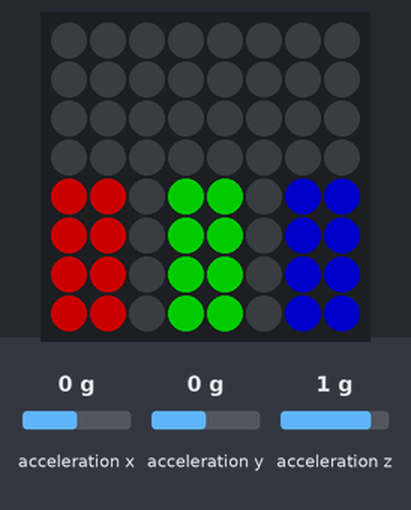
This program was run on a simulated Raspberry Pi (BCM pin numbers) with a Sense HAT. Shown: the Sense HAT's 8×8 RGB LED matrix. The test bench sets the inputs (shaded band); at power-on: acceleration x 0 g, acceleration y 0 g, acceleration z 1 g. Dim RGB values are drawn brighter than linear; system figures (address, load, memory, disk, uptime) are fixed made-up values.

Above: at 1.2 s.
1.3 s: acceleration x set to -1.4 g
At 1.7 s:
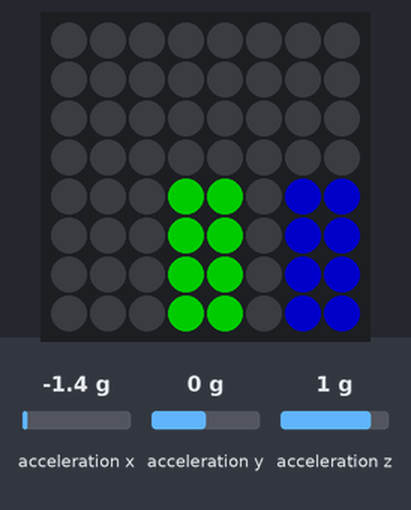
2.8 s: acceleration y set to -1.4 g
At 4.0 s:
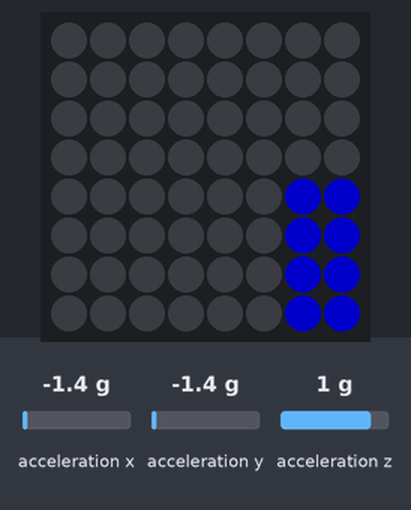
Timing chart, 0 to 5.8 s (numbered marks = the images above; inputs shaded):
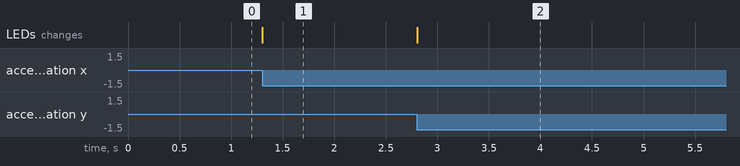

The program:

accel_hat.py
```python
#!/usr/bin/python3

import numpy as np
from time import sleep
from sense_hat import SenseHat
import psutil as ps
import time


def clamp(value, min_value, max_value):
    """
    Returns *value* clamped to the range *min_value* to *max_value* inclusive.
    """
    return min(max_value, max(min_value, value))

def scale(value, from_min, from_max, to_min=0, to_max=8):
    """
    Returns *value*, which is expected to be in the range *from_min* to
    *from_max* inclusive, scaled to the range *to_min* to *to_max* inclusive.
    If *value* is not within the expected range, the result is not guaranteed
    to be in the scaled range.
    """
    from_range = from_max - from_min
    to_range = to_max - to_min
    return (((value - from_min) / from_range) * to_range) + to_min

def render_bar(screen, origin, width, height, color):
    """
    Fills a rectangle within *screen* based at *origin* (an ``(x, y)`` tuple),
    *width* pixels wide and *height* pixels high. The rectangle will be filled
    in *color*.
    """
    # Calculate the coordinates of the boundaries
    x1, y1 = origin
    x2 = x1 + width
    y2 = y1 + height
    # Invert the Y-coords so we're drawing bottom up
    max_y, max_x = screen.shape[:2]
    y1, y2 = max_y - y2, max_y - y1
    # Draw the bar
    screen[y1:y2, x1:x2, :] = color

def display_readings(hat, x_range, y_range, z_range):
    """
    Display the temperature, pressure, and humidity readings of the HAT as red,
    green, and blue bars on the screen respectively.
    """

    # Calculate the environment values in screen coordinates

    x_r, y_r, z_r = hat.get_accelerometer_raw().values()
    x = scale(clamp(x_r, *x_range), *x_range)
    y = scale(clamp(y_r, *y_range), *y_range)
    z = scale(clamp(z_r, *z_range), *z_range)

    # Render the bars
    screen = np.zeros((8, 8, 3), dtype=np.uint8)
    render_bar(screen, (0, 0), 2, round(x), color=(110, 0, 0))
    render_bar(screen, (3, 0), 2, round(y), color=(0, 110, 0))
    render_bar(screen, (6, 0), 2, round(z), color=(0, 0, 110))
    hat.set_pixels([pixel for row in screen for pixel in row])
    return x,y,z


def zero_cal():
    return hat.get_accelerometer_raw().values()

def zero_range(zoom, x, y, z):
    xr = (x - zoom, x + zoom)
    yr = (y - zoom, y + zoom)
    zr = (z - zoom, z + zoom)
    return xr, yr, zr


def zoom(scale, x_range, y_range, z_range):
    nx_range = (x_range[0] - scale, x_range[1] + scale)
    ny_range = (y_range[0] - scale, y_range[1] + scale)
    nz_range = (z_range[0] - scale, z_range[1] + scale)
    return nx_range, ny_range, nz_range

def flash(hat, c, sec):
    screen = np.zeros((8, 8, 3), dtype=np.uint8)
    render_bar(screen, (0, 0), 8, 8, color=c)
    hat.set_pixels([pixel for row in screen for pixel in row])
    time.sleep(sec)
    hat.clear()

f = {}
hat = SenseHat()
recording = False
x_zero, y_zero, z_zero = zero_cal()
x_range, y_range, z_range = zero_range(1, x_zero, y_zero, z_zero)
x_range, y_range, z_range = zoom(-0.5, x_range, y_range, z_range)
while True:
    x, y, z = display_readings(hat, x_range, y_range, z_range)
    if recording:
        f.write("{},{},{},{}\n".format(time.time(), x,y,z))
    for event in hat.stick.get_events():
        if event.action == 'pressed' and event.direction == 'up':
            x_range, y_range, z_range = zoom(0.5*(z_range[1]-z_range[0])/2, x_range, y_range, z_range)
        if event.action == 'pressed' and event.direction == 'down':
            x_range, y_range, z_range = zoom(-0.5*(z_range[1]-z_range[0])/2, x_range, y_range, z_range)
        if event.action == 'pressed' and event.direction == 'right':
            if not recording:
                recording = True
                f = open("/home/pi/dat/accel.{}.dat".format(time.time()),"w+")
                f.write("{},{},{},{}\n".format("time", "x","y","z"))
                flash(hat, (155, 0, 0), 0.04)
                flash(hat, (155, 0, 0), 0.04)
                flash(hat, (155, 0, 0), 0.04)
        if event.action == 'pressed' and event.direction == 'left':
            if recording:
                recording = False
                f.close()
                flash(hat, (0, 155, 0), 0.10)
                flash(hat, (0, 155, 0), 0.10)
        if event.action == 'pressed' and event.direction == 'middle':
            old_zoom = (z_range[1]-z_range[0])/2
            time.sleep(3)
            x_zero, y_zero, z_zero = zero_cal()
            x_range, y_range, z_range = zero_range(old_zoom, x_zero, y_zero, z_zero)
```

Measured:
- after the input at 1.3 s, the LEDs: change at once (image 1)
- after the input at 2.8 s, the LEDs: change at once (image 2)
